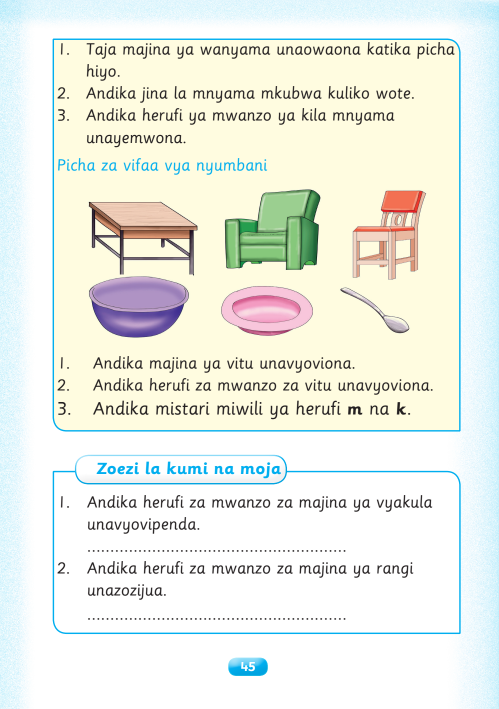
#> input picture tmp/pdfs/page51/source-051.png, 998 x 1418 px (shown at 1/2 size)
$ python create_pg051_household_group.py
#> lines starting #> are read from the running program, lines starting #| are printed output that depends on the picture
from pathlib import Path

from PIL import Image


ROOT = Path(__file__).resolve().parents[1]
page = Image.open(ROOT / "tmp" / "pdfs" / "page51" / "source-051.png").convert("RGB")
#> page is the input picture: PIL image 998x1418 RGB; mean R, G, B 235.5, 239.1, 230.6
page.crop((150, 370, 865, 690)).save(
    ROOT / "images" / "pg051_household_group.png",
    optimize=True,
)
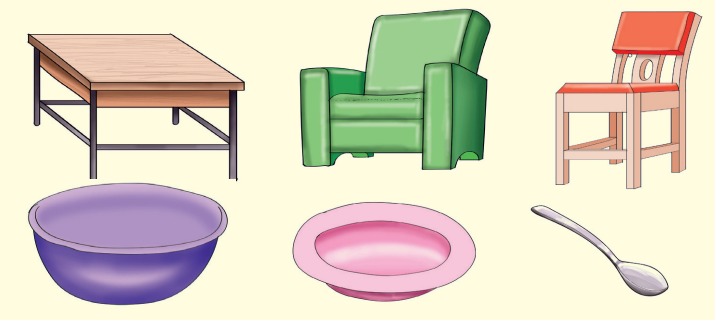
#> saved as pg051_household_group.png: PIL image 715x320 RGB; mean R, G, B 221.8, 213.8, 194.8
